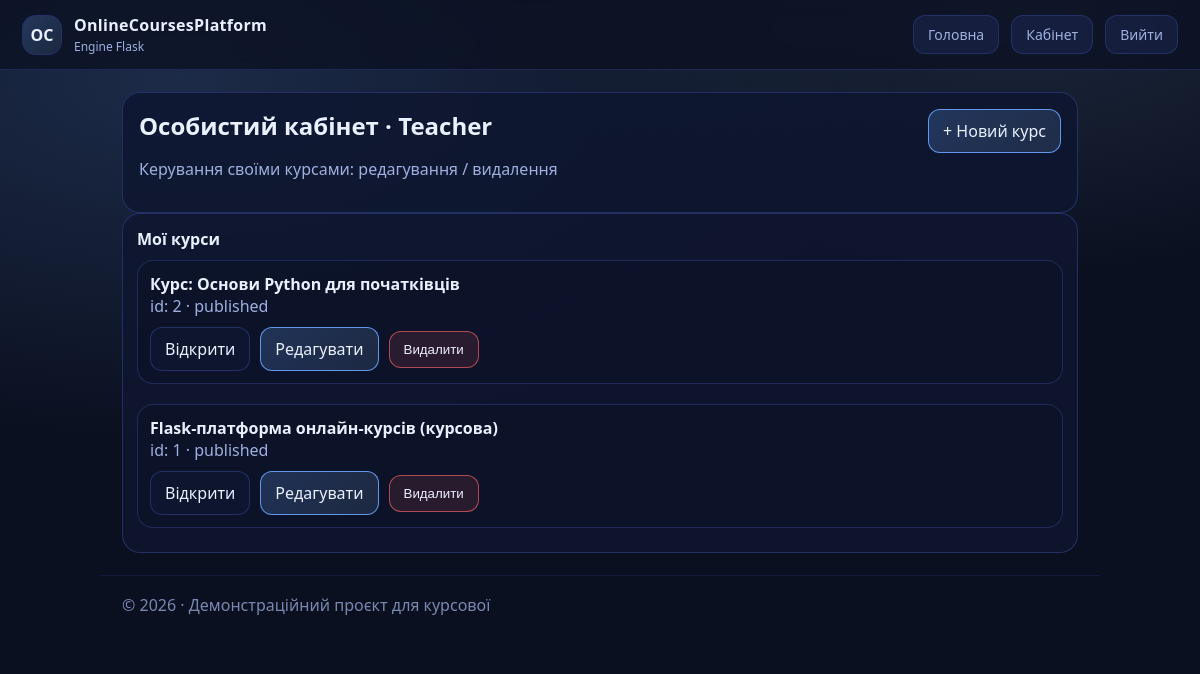
Page /dashboard (signed in) on the earlier database version.
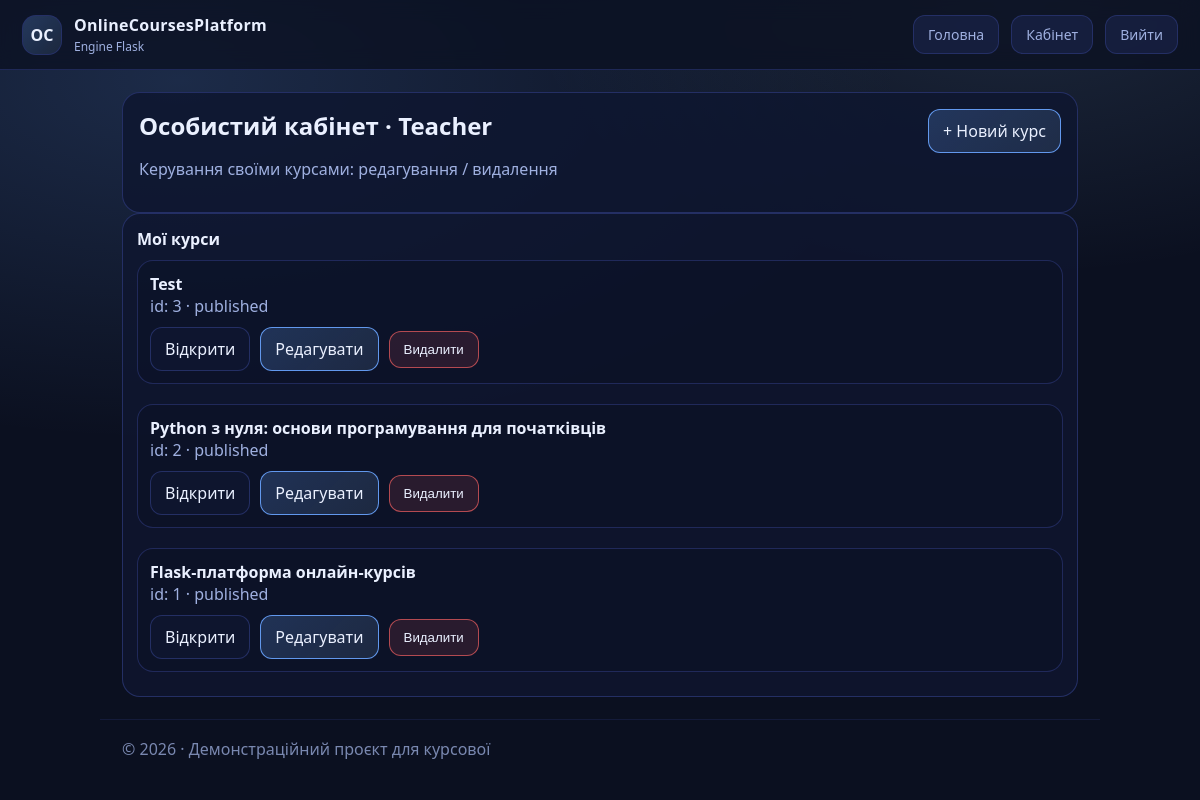
Same page on the later database version.
### models.py (models this page shows)
class Course(db.Model):
    id = db.Column(db.Integer, primary_key=True)
    title = db.Column(db.String(200), nullable=False)
    description = db.Column(db.Text, nullable=True)
    teacher_id = db.Column(db.Integer, db.ForeignKey("user.id"), nullable=False)
    created_at = db.Column(db.DateTime, default=datetime.utcnow)
    is_published = db.Column(db.Boolean, default=True)

### routes.py (the view, shortened to what this page needs)
@app.get("/dashboard")
@login_required
def dashboard():
    my_courses = Course.query.filter_by(teacher_id=current_user.id).order_by(Course.created_at.desc()).all()
    return render_template("dashboard_teacher.html", my_courses=my_courses)

### helpers.py (called while the page is built, shortened)
def seed_once():
    db.create_all()
    if User.query.first():
        return

### models.py (called while the page is built)
@login_manager.user_loader
def load_user(user_id):
    return User.query.get(int(user_id))

### routes.py (called while the page is built)
@app.before_request
def _seed():
    seed_once()

### templates/dashboard_teacher.html
{% extends "base.html" %}
{% block page_css %}
<link rel="stylesheet" href="{{ url_for('static', filename='css/dashboard.css') }}">
{% endblock %}
{% block content %}
<section class="dash-head">
  <div>
    <h1>Особистий кабінет · Teacher</h1>
    <p class="muted">Керування своїми курсами: редагування / видалення</p>
  </div>
  <a class="btn btn-primary" href="{{ url_for('instructor_new_course') }}">+ Новий курс</a>
</section>
<section class="panel">
  <div class="panel-title">Мої курси</div>
  {% if my_courses|length == 0 %}
    <div class="empty">Поки немає курсів. Створи перший курс.</div>
  {% else %}
    <div class="list">
      {% for c in my_courses %}
        <article class="course-row">
          <div>
            <div class="course-title">{{ c.title }}</div>
            <div class="muted">id: {{ c.id }} · {{ "published" if c.is_published else "hidden" }}</div>
          </div>
          <div class="actions">
            <a class="btn" href="{{ url_for('course_view', course_id=c.id) }}">Відкрити</a>
            <a class="btn btn-primary" href="{{ url_for('instructor_edit_course', course_id=c.id) }}">Редагувати</a>
            <form method="post" action="{{ url_for('instructor_delete_course', course_id=c.id) }}"
                  onsubmit="return confirm('Точно видалити курс? Це видалить модулі/уроки/прогрес.')">
              <button class="btn btn-danger" type="submit">Видалити</button>
            </form>
          </div>
        </article>
      {% endfor %}
    </div>
  {% endif %}
</section>
{% endblock %}

Differences in the rows shown:
added Course: title "Test", id "3", is_published "published"
changed Course id 2: title "Курс: Основи Python для початківців" → "Python з нуля: основи програмування для початківців"
changed Course id 1: title "Flask-платформа онлайн-курсів (курсова)" → "Flask-платформа онлайн-курсів"
